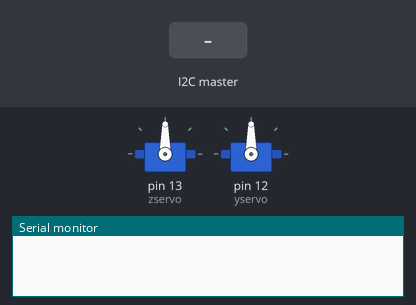
Bench run of a sketch on a simulated Arduino Uno, built with avr-gcc and run on an emulated ATmega328P. Shown: 2 × servo, the last lines printed to the serial monitor. The inputs (shaded band) are chosen by the test bench.

Above: at 1.2 s.
1.3 s: the I2C master sends the byte 90
At 2.5 s:
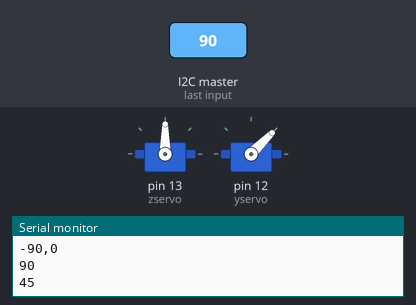
2.8 s: the I2C master sends the byte 200
At 3.7 s:
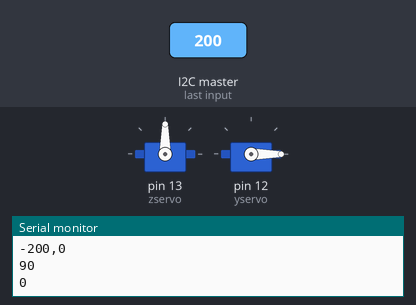
Timing chart, 0 to 5.8 s (numbered marks = the images above; inputs shaded):
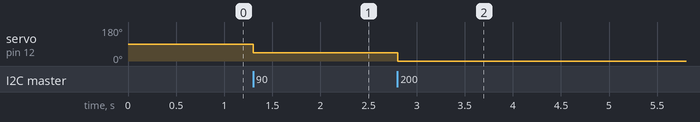

Measured:
- after the input at 1.3 s, servo on pin 12 (yservo): 90° → 45° at once
- after the input at 2.8 s, servo on pin 12 (yservo): 45° → 0° at once

The sketch:

Sensor_m_sidem.ino
```cpp
#include <Wire.h>
#include <Servo.h>
Servo zservo;
Servo yservo;
int rotatey = 90;
int rotatez = 90;
void setup() {
  // put your setup code here, to run once:
  Wire.begin(8);
  Serial.begin(9600);
  zservo.attach(13);
  zservo.write(rotatez);
  yservo.attach(12);
  yservo.write(rotatey);
  Wire.onReceive(myReadLine);
}

void loop() {
}

void myReadLine(int a) {
  int ay = 0;
  int by = 0;
  int az = 0;
  int bz = 0;
  if (Wire.available()) by = (int)Wire.read();
  Serial.println(by);
  if (Wire.available()) ay = (int)Wire.read();
  if (Wire.available()) bz = (int)Wire.read();
  if (Wire.available()) az = (int)Wire.read();
  Serial.print(by);
  Serial.print(",");
  Serial.println(ay);
  if (ay == 0) {
    by = -by;
  }
  if (az == 0) {
    bz = -bz;
  }
  Serial.print(by);
  Serial.print(",");
  Serial.println(bz);
  rotatez = rotatez + bz * 0.5;
  if (rotatez < 0)rotatez = 0;
  if (rotatez > 180)rotatez = 180;
  zservo.write(rotatez);
  Serial.println(rotatez);
  rotatey = rotatey + by * 0.5;
  if (rotatey < 0)rotatey = 0;
  if (rotatey > 180)rotatey = 180;
  yservo.write(rotatey);
  Serial.println(rotatey);

}
```
